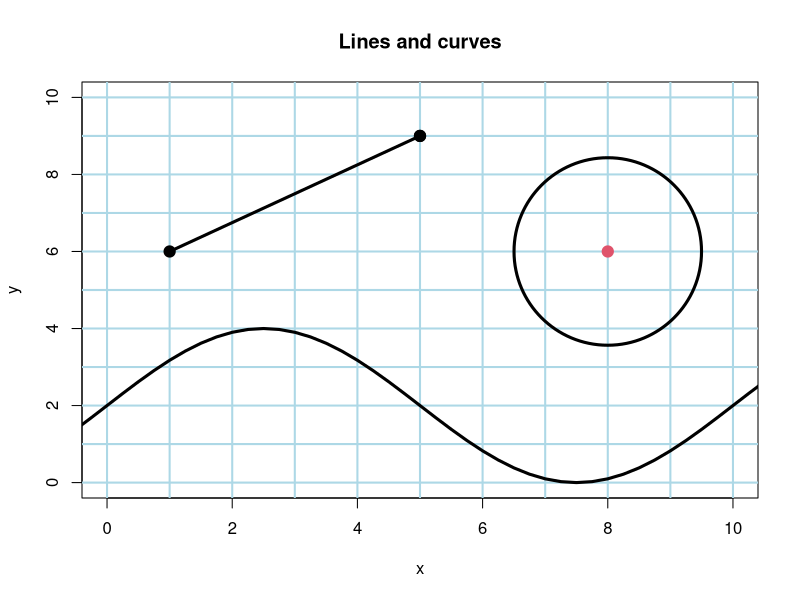
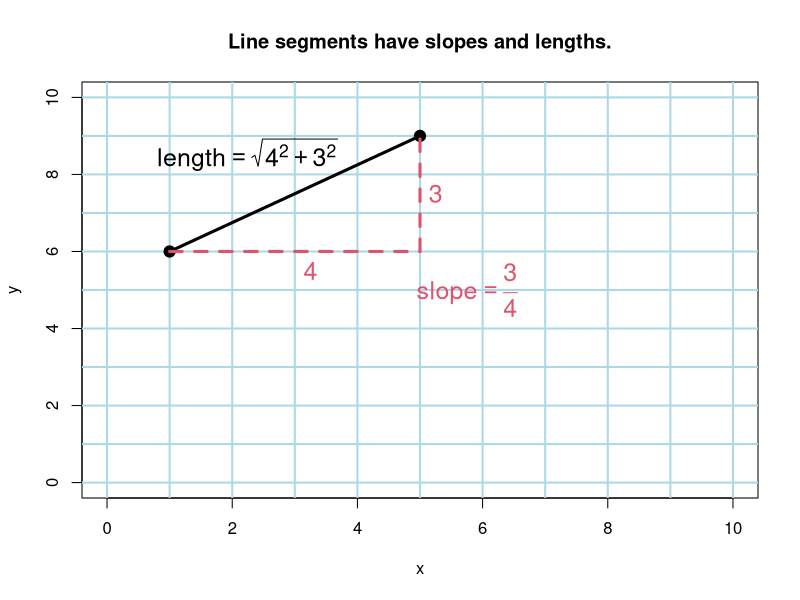
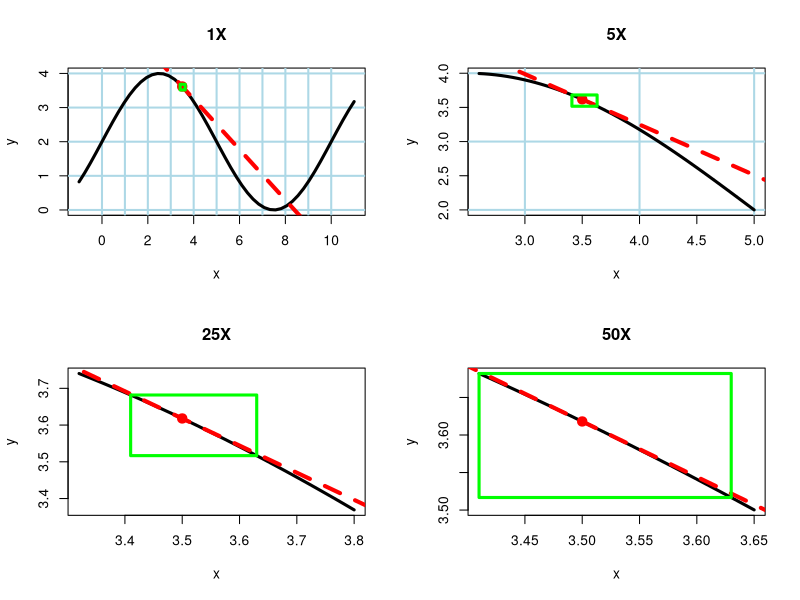
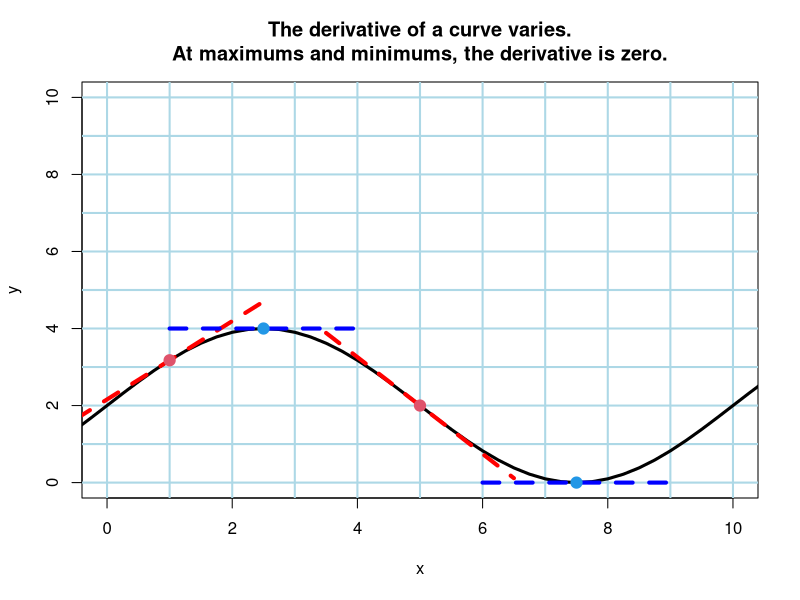
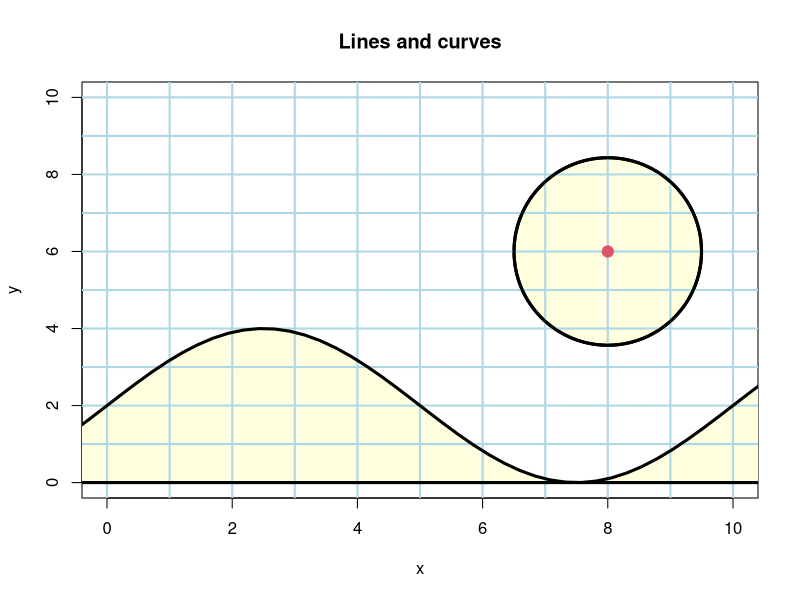

The R script that drew these images, in order:
## ---- chunk 1
local({
  plot(c(0,10), c(0,10), type='n', xlab="x", ylab="y", main="Lines and curves")
  abline(h=0:10, col="lightblue", lwd=2)
  abline(v=0:10, col="lightblue", lwd=2)
  segments(1,6,5,9, lwd=3)
  points(c(1,5),c(6,9), pch=19, cex=1.5)
  points(5, 9, pch=19, cex=1.5)
  points(8,6,cex=25,lwd=3)
  points(8,6, pch=19, cex=1.5, col=2)
  x <- seq(-1, 11, by=.25)
  lines(x, 2+2*sin(.2*pi*x), lwd=3)
})
## ---- chunk 2
plot(c(0,10), c(0,10), type='n', xlab="x", ylab="y", main="Line segments have slopes and lengths.")
abline(h=0:10, col="lightblue", lwd=2)
abline(v=0:10, col="lightblue", lwd=2)
segments(1,6,5,9, lwd=3)
points(c(1,5),c(6,9), pch=19, cex=1.5)
segments(1,6,5,6, lty=2, lwd=3, col=2)
segments(5,6,5,9, lty=2, lwd=3, col=2)
text(3.25, 5.5, expression(4), lwd=3, cex=1.5, col=2)
text(5.25, 7.5, expression(3), lwd=3, cex=1.5, col=2)
text(2.25, 8.5, expression(length == sqrt(4^2 + 3^2)), lwd=3, cex=1.5, col=1)
text(5.75, 5, expression(slope == frac(3,4)), lwd=3, cex=1.5, col=2)
## ---- chunk 3

f <- function(x)2+2*sin(.2*pi*x)
df_dx <- function(x).4*pi*cos(.2*pi*x)
tngt <- function(x, interval=16, col="red"){
  slope = df_dx(x)
  y <- f(x)
  xa <- x-interval/2
  ya <- y - slope*interval/2
  xb <- x+interval/2
  yb <- y + slope*interval/2
  segments(xa, ya, xb, yb, lty=2, lwd=4, col=col)
}

local({
  
  drawbox <- function(xa, ya, xb, yb, col="green"){
    lines(c(xa, xb, xb, xa, xa), c(ya, ya, yb, yb, ya), lwd=3, col=col)
  }
    
  par(mfrow=c(2, 2))
  mags <- c(1, 5, 25, 50)
  minscale <- mags[length(mags)]
  x0 <- 3.5
  y0 <- f(x0) 
  xa <- x0 - (x0+1)/minscale
  xb <- x0 + (10-x0)/minscale
    
  for(i in mags){
    x <- seq(x0 - (x0+1)/i, x0 + (11-x0)/i, length.out=50)
    y <- f(x)
    plot(x, y, type='n', xlab="x", ylab="y", main=paste0(i, "X") )
    abline(h=0:10, col="lightblue", lwd=2)
    abline(v=0:10, col="lightblue", lwd=2)
    lines(x, y, lwd=3)
    points(x0, y0, pch=19, cex=1.5, col="red")
    tngt(x0)
    drawbox(xa, f(xa), xb, f(xb))
  }
 par(mfrow=c(1,1))
})

## ---- chunk 4
local({
  plot(c(0,10), c(0,10), type='n', xlab="x", ylab="y", main="The derivative of a curve varies.\nAt maximums and minimums, the derivative is zero.")
  abline(h=0:10, col="lightblue", lwd=2)
  abline(v=0:10, col="lightblue", lwd=2)
  x <- seq(-1, 11, by=.25)
  lines(x, 2+2*sin(.2*pi*x), lwd=3)
  pts <- c(1, 1/.4, 5, 3/.4, 10/.4)
  tngt(pts[1],interval=3)
  tngt(pts[2], interval=3, col="blue")
  tngt(pts[3], interval=3)
  tngt(pts[4], interval=3, col="blue")
  tngt(pts[5], interval=3)
  points(pts, f(pts), pch=19, cex=1.5, col=c(2,4,2,4,2))
})
## ---- chunk 5
local({
  plot(c(0,10), c(0,10), type='n', xlab="x", ylab="y", main="Lines and curves")
  points(8,6,cex=25,lwd=3, pch=21, bg="lightyellow")
  x <- seq(-1, 11, length.out=50)
  y <- 2+2*sin(.2*pi*x)
  for(i in 1:(length(x)-1)){
    polygon(c(x[i],x[i],x[i+1], x[i+1]), c(0,y[i], y[i+1], 0), col="lightyellow", border="lightyellow")
  }
  abline(h=0:10, col="lightblue", lwd=2)
  abline(v=0:10, col="lightblue", lwd=2)
  points(8,6,cex=25,lwd=3)
  points(8,6, pch=19, cex=1.5, col=2)
  lines(x, y, lwd=3)
  abline(h=0, lwd=3)
})
